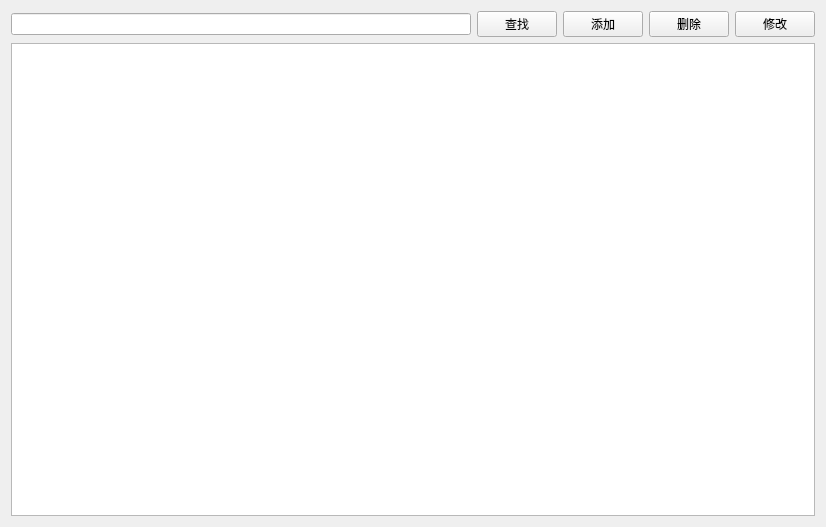
<?xml version="1.0" encoding="UTF-8"?>
<ui version="4.0">
 <class>PatientView</class>
 <widget class="QWidget" name="PatientView">
  <property name="geometry">
   <rect>
    <x>0</x>
    <y>0</y>
    <width>826</width>
    <height>527</height>
   </rect>
  </property>
  <property name="windowTitle">
   <string>患者管理</string>
  </property>
  <layout class="QVBoxLayout" name="verticalLayout">
   <item>
    <layout class="QHBoxLayout" name="horizontalLayout">
     <item>
      <widget class="QLineEdit" name="txtSearch"/>
     </item>
     <item>
      <widget class="QPushButton" name="btSearch">
       <property name="text">
        <string>查找</string>
       </property>
      </widget>
     </item>
     <item>
      <widget class="QPushButton" name="btAdd">
       <property name="text">
        <string>添加</string>
       </property>
      </widget>
     </item>
     <item>
      <widget class="QPushButton" name="btDelete">
       <property name="text">
        <string>删除</string>
       </property>
      </widget>
     </item>
     <item>
      <widget class="QPushButton" name="btEdit">
       <property name="text">
        <string>修改</string>
       </property>
      </widget>
     </item>
    </layout>
   </item>
   <item>
    <widget class="QTableView" name="tableView"/>
   </item>
  </layout>
 </widget>
 <resources/>
 <connections/>
</ui>
